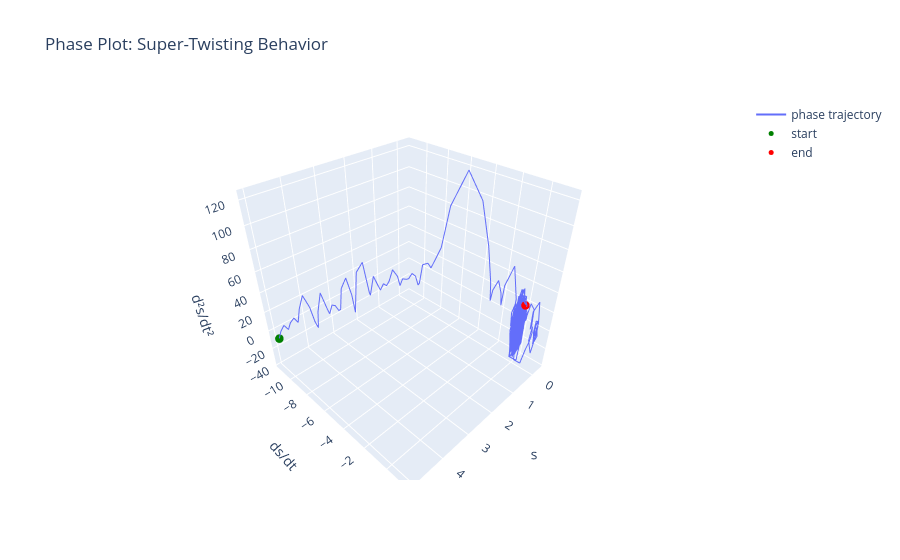

The code cell stored with this chart in its notebook:
### Code cell
import plotly
plotly.offline.init_notebook_mode(connected=True)
fig = go.Figure(data=[go.Scatter3d(x=s_arr, y=ds_arr, z=dds_arr, mode="lines", name="phase trajectory")])
fig.add_trace(go.Scatter3d(x=[s_arr[0]], y=[ds_arr[0]], z=[dds_arr[0]], mode="markers", marker=dict(size=5, color="green"), name="start"))
fig.add_trace(go.Scatter3d(x=[s_arr[-1]], y=[ds_arr[-1]], z=[dds_arr[-1]], mode="markers", marker=dict(size=5, color="red"), name="end"))
fig.update_layout(scene=dict(xaxis_title="s", yaxis_title="ds/dt", zaxis_title="d²s/dt²"), title="Phase Plot: Super-Twisting Behavior")
fig.show()

### Figure 1 — Plotly figure (JSON) as saved in the notebook; plotly's stock layout.template omitted (floating-point values rounded to 4 significant figures; data arrays with more than 128 entries replaced by an {"elided": "..."} marker saying what was removed)
{"data": [{"mode": "lines", "name": "phase trajectory", "type": "scatter3d", "x": {"elided": "1000 float values"}, "y": {"elided": "1000 float values"}, "z": {"elided": "1000 float values"}}, {"marker": {"color": "green", "size": 5}, "mode": "markers", "name": "start", "type": "scatter3d", "x": [5], "y": [-11.3], "z": [-7.621]}, {"marker": {"color": "red", "size": 5}, "mode": "markers", "name": "end", "type": "scatter3d", "x": [0.002636], "y": [0.3298], "z": [25.64]}], "layout": {"scene": {"xaxis": {"title": {"text": "s"}}, "yaxis": {"title": {"text": "ds/dt"}}, "zaxis": {"title": {"text": "d²s/dt²"}}}, "title": {"text": "Phase Plot: Super-Twisting Behavior"}}}
